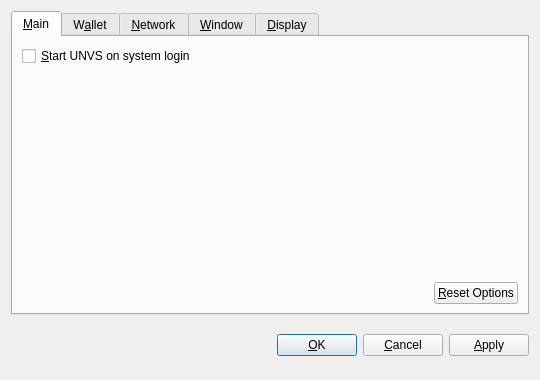
<?xml version="1.0" encoding="UTF-8"?>
<ui version="4.0">
 <class>OptionsDialog</class>
 <widget class="QDialog" name="OptionsDialog">
  <property name="geometry">
   <rect>
    <x>0</x>
    <y>0</y>
    <width>540</width>
    <height>380</height>
   </rect>
  </property>
  <property name="windowTitle">
   <string>Options</string>
  </property>
  <property name="modal">
   <bool>true</bool>
  </property>
  <layout class="QVBoxLayout" name="verticalLayout">
   <item>
    <widget class="QTabWidget" name="tabWidget">
     <property name="tabPosition">
      <enum>QTabWidget::North</enum>
     </property>
     <property name="currentIndex">
      <number>0</number>
     </property>
     <widget class="QWidget" name="tabMain">
      <attribute name="title">
       <string>&amp;Main</string>
      </attribute>
      <layout class="QVBoxLayout" name="verticalLayout_Main">
       <item>
        <widget class="QCheckBox" name="bitcoinAtStartup">
         <property name="toolTip">
          <string>Automatically start UNVS after logging in to the system.</string>
         </property>
         <property name="text">
          <string>&amp;Start UNVS on system login</string>
         </property>
        </widget>
       </item>
       <item>
        <spacer name="verticalSpacer_Main">
         <property name="orientation">
          <enum>Qt::Vertical</enum>
         </property>
         <property name="sizeHint" stdset="0">
          <size>
           <width>20</width>
           <height>40</height>
          </size>
         </property>
        </spacer>
       </item>
       <item>
        <layout class="QHBoxLayout" name="horizontalLayout_2_Main">
         <item>
          <spacer name="horizontalSpacer_2_Main">
           <property name="orientation">
            <enum>Qt::Horizontal</enum>
           </property>
           <property name="sizeHint" stdset="0">
            <size>
             <width>40</width>
             <height>20</height>
            </size>
           </property>
          </spacer>
         </item>
         <item>
          <widget class="QPushButton" name="resetButton">
           <property name="toolTip">
            <string>Reset all client options to default.</string>
           </property>
           <property name="text">
            <string>&amp;Reset Options</string>
           </property>
           <property name="autoDefault">
            <bool>false</bool>
           </property>
          </widget>
         </item>
        </layout>
       </item>
      </layout>
     </widget>
     <widget class="QWidget" name="tabWallet">
      <attribute name="title">
       <string>W&amp;allet</string>
      </attribute>
      <layout class="QVBoxLayout" name="verticalLayout_Network">
       <item>
        <widget class="QLabel" name="transactionFeeInfoLabel">
         <property name="text">
          <string>Optional transaction fee per kB that helps make sure your transactions are processed quickly. Most transactions are 1 kB.</string>
         </property>
         <property name="textFormat">
          <enum>Qt::PlainText</enum>
         </property>
         <property name="wordWrap">
          <bool>true</bool>
         </property>
        </widget>
       </item>
       <item>
        <layout class="QHBoxLayout" name="horizontalLayout_1_Main">
         <item>
          <widget class="QLabel" name="transactionFeeLabel">
           <property name="text">
            <string>Pay transaction &amp;fee</string>
           </property>
           <property name="textFormat">
            <enum>Qt::PlainText</enum>
           </property>
           <property name="buddy">
            <cstring>transactionFee</cstring>
           </property>
          </widget>
         </item>
         <item>
          <widget class="BitcoinAmountField" name="transactionFee"/>
         </item>
         <item>
          <spacer name="horizontalSpacer_1_Main">
           <property name="orientation">
            <enum>Qt::Horizontal</enum>
           </property>
           <property name="sizeHint" stdset="0">
            <size>
             <width>40</width>
             <height>20</height>
            </size>
           </property>
          </spacer>
         </item>
        </layout>
       </item>
       <item>
        <widget class="QLabel" name="label">
         <property name="text">
          <string>If you disable the spending of unconfirmed change, the change from a transaction cannot be used until that transaction has at least one confirmation. This also affects how your balance is computed.</string>
         </property>
         <property name="wordWrap">
          <bool>true</bool>
         </property>
        </widget>
       </item>
       <item>
        <widget class="QCheckBox" name="spendZeroConfChange">
         <property name="text">
          <string>Spend unconfirmed change  (experts only)</string>
         </property>
        </widget>
       </item>
       <item>
        <spacer name="verticalSpacer">
         <property name="orientation">
          <enum>Qt::Vertical</enum>
         </property>
         <property name="sizeHint" stdset="0">
          <size>
           <width>20</width>
           <height>40</height>
          </size>
         </property>
        </spacer>
       </item>
      </layout>
     </widget>
     <widget class="QWidget" name="tabNetwork">
      <attribute name="title">
       <string>&amp;Network</string>
      </attribute>
      <layout class="QVBoxLayout" name="verticalLayout_Network">
       <item>
        <widget class="QCheckBox" name="mapPortUpnp">
         <property name="toolTip">
          <string>Automatically open the UNVS client port on the router. This only works when your router supports UPnP and it is enabled.</string>
         </property>
         <property name="text">
          <string>Map port using &amp;UPnP</string>
         </property>
        </widget>
       </item>
       <item>
        <widget class="QCheckBox" name="connectSocks">
         <property name="toolTip">
          <string>Connect to the UNVS network through a SOCKS proxy (e.g. when connecting through Tor).</string>
         </property>
         <property name="text">
          <string>&amp;Connect through SOCKS proxy:</string>
         </property>
        </widget>
       </item>
       <item>
        <layout class="QHBoxLayout" name="horizontalLayout_Network">
         <item>
          <widget class="QLabel" name="proxyIpLabel">
           <property name="text">
            <string>Proxy &amp;IP:</string>
           </property>
           <property name="textFormat">
            <enum>Qt::PlainText</enum>
           </property>
           <property name="buddy">
            <cstring>proxyIp</cstring>
           </property>
          </widget>
         </item>
         <item>
          <widget class="QValidatedLineEdit" name="proxyIp">
           <property name="maximumSize">
            <size>
             <width>140</width>
             <height>16777215</height>
            </size>
           </property>
           <property name="toolTip">
            <string>IP address of the proxy (e.g. 127.0.0.1)</string>
           </property>
          </widget>
         </item>
         <item>
          <widget class="QLabel" name="proxyPortLabel">
           <property name="text">
            <string>&amp;Port:</string>
           </property>
           <property name="textFormat">
            <enum>Qt::PlainText</enum>
           </property>
           <property name="buddy">
            <cstring>proxyPort</cstring>
           </property>
          </widget>
         </item>
         <item>
          <widget class="QLineEdit" name="proxyPort">
           <property name="maximumSize">
            <size>
             <width>55</width>
             <height>16777215</height>
            </size>
           </property>
           <property name="toolTip">
            <string>Port of the proxy (e.g. 9050)</string>
           </property>
          </widget>
         </item>
         <item>
          <widget class="QLabel" name="socksVersionLabel">
           <property name="text">
            <string>SOCKS &amp;Version:</string>
           </property>
           <property name="textFormat">
            <enum>Qt::PlainText</enum>
           </property>
           <property name="buddy">
            <cstring>socksVersion</cstring>
           </property>
          </widget>
         </item>
         <item>
          <widget class="QValueComboBox" name="socksVersion">
           <property name="toolTip">
            <string>SOCKS version of the proxy (e.g. 5)</string>
           </property>
          </widget>
         </item>
         <item>
          <spacer name="horizontalSpacer_Network">
           <property name="orientation">
            <enum>Qt::Horizontal</enum>
           </property>
           <property name="sizeHint" stdset="0">
            <size>
             <width>40</width>
             <height>20</height>
            </size>
           </property>
          </spacer>
         </item>
        </layout>
       </item>
       <item>
        <spacer name="verticalSpacer_Network">
         <property name="orientation">
          <enum>Qt::Vertical</enum>
         </property>
         <property name="sizeHint" stdset="0">
          <size>
           <width>20</width>
           <height>40</height>
          </size>
         </property>
        </spacer>
       </item>
      </layout>
     </widget>
     <widget class="QWidget" name="tabWindow">
      <attribute name="title">
       <string>&amp;Window</string>
      </attribute>
      <layout class="QVBoxLayout" name="verticalLayout_Window">
       <item>
        <widget class="QCheckBox" name="minimizeToTray">
         <property name="toolTip">
          <string>Show only a tray icon after minimizing the window.</string>
         </property>
         <property name="text">
          <string>&amp;Minimize to the tray instead of the taskbar</string>
         </property>
        </widget>
       </item>
       <item>
        <widget class="QCheckBox" name="minimizeOnClose">
         <property name="toolTip">
          <string>Minimize instead of exit the application when the window is closed. When this option is enabled, the application will be closed only after selecting Quit in the menu.</string>
         </property>
         <property name="text">
          <string>M&amp;inimize on close</string>
         </property>
        </widget>
       </item>
       <item>
        <spacer name="verticalSpacer_Window">
         <property name="orientation">
          <enum>Qt::Vertical</enum>
         </property>
         <property name="sizeHint" stdset="0">
          <size>
           <width>20</width>
           <height>40</height>
          </size>
         </property>
        </spacer>
       </item>
      </layout>
     </widget>
     <widget class="QWidget" name="tabDisplay">
      <attribute name="title">
       <string>&amp;Display</string>
      </attribute>
      <layout class="QVBoxLayout" name="verticalLayout_Display">
       <item>
        <layout class="QHBoxLayout" name="horizontalLayout_1_Display">
         <item>
          <widget class="QLabel" name="langLabel">
           <property name="text">
            <string>User Interface &amp;language:</string>
           </property>
           <property name="textFormat">
            <enum>Qt::PlainText</enum>
           </property>
           <property name="buddy">
            <cstring>lang</cstring>
           </property>
          </widget>
         </item>
         <item>
          <widget class="QValueComboBox" name="lang">
           <property name="toolTip">
            <string>The user interface language can be set here. This setting will take effect after restarting UNVS.</string>
           </property>
          </widget>
         </item>
        </layout>
       </item>
       <item>
        <layout class="QHBoxLayout" name="horizontalLayout_2_Display">
         <item>
          <widget class="QLabel" name="unitLabel">
           <property name="text">
            <string>&amp;Unit to show amounts in:</string>
           </property>
           <property name="textFormat">
            <enum>Qt::PlainText</enum>
           </property>
           <property name="buddy">
            <cstring>unit</cstring>
           </property>
          </widget>
         </item>
         <item>
          <widget class="QValueComboBox" name="unit">
           <property name="toolTip">
            <string>Choose the default subdivision unit to show in the interface and when sending coins.</string>
           </property>
          </widget>
         </item>
        </layout>
       </item>
       <item>
        <widget class="QCheckBox" name="displayAddresses">
         <property name="toolTip">
          <string>Whether to show UNVS addresses in the transaction list or not.</string>
         </property>
         <property name="text">
          <string>&amp;Display addresses in transaction list</string>
         </property>
        </widget>
       </item>
       <item>
        <widget class="QCheckBox" name="coinControlFeatures">
         <property name="toolTip">
          <string>Whether to show coin control features or not.</string>
         </property>
         <property name="text">
          <string>Display coin &amp;control features (experts only!)</string>
         </property>
        </widget>
       </item>
       <item>
        <spacer name="verticalSpacer_Display">
         <property name="orientation">
          <enum>Qt::Vertical</enum>
         </property>
         <property name="sizeHint" stdset="0">
          <size>
           <width>20</width>
           <height>40</height>
          </size>
         </property>
        </spacer>
       </item>
      </layout>
     </widget>
    </widget>
   </item>
   <item>
    <layout class="QHBoxLayout" name="horizontalLayout_Buttons">
     <item>
      <spacer name="horizontalSpacer_1">
       <property name="orientation">
        <enum>Qt::Horizontal</enum>
       </property>
       <property name="sizeHint" stdset="0">
        <size>
         <width>40</width>
         <height>48</height>
        </size>
       </property>
      </spacer>
     </item>
     <item>
      <widget class="QLabel" name="statusLabel">
       <property name="font">
        <font>
         <weight>75</weight>
         <bold>true</bold>
        </font>
       </property>
       <property name="text">
        <string/>
       </property>
       <property name="textFormat">
        <enum>Qt::PlainText</enum>
       </property>
       <property name="wordWrap">
        <bool>true</bool>
       </property>
      </widget>
     </item>
     <item>
      <spacer name="horizontalSpacer_2">
       <property name="orientation">
        <enum>Qt::Horizontal</enum>
       </property>
       <property name="sizeHint" stdset="0">
        <size>
         <width>40</width>
         <height>48</height>
        </size>
       </property>
      </spacer>
     </item>
     <item>
      <widget class="QPushButton" name="okButton">
       <property name="text">
        <string>&amp;OK</string>
       </property>
      </widget>
     </item>
     <item>
      <widget class="QPushButton" name="cancelButton">
       <property name="text">
        <string>&amp;Cancel</string>
       </property>
       <property name="autoDefault">
        <bool>false</bool>
       </property>
      </widget>
     </item>
     <item>
      <widget class="QPushButton" name="applyButton">
       <property name="text">
        <string>&amp;Apply</string>
       </property>
       <property name="autoDefault">
        <bool>false</bool>
       </property>
      </widget>
     </item>
    </layout>
   </item>
  </layout>
 </widget>
 <customwidgets>
  <customwidget>
   <class>BitcoinAmountField</class>
   <extends>QSpinBox</extends>
   <header>bitcoinamountfield.h</header>
  </customwidget>
  <customwidget>
   <class>QValueComboBox</class>
   <extends>QComboBox</extends>
   <header>qvaluecombobox.h</header>
  </customwidget>
  <customwidget>
   <class>QValidatedLineEdit</class>
   <extends>QLineEdit</extends>
   <header>qvalidatedlineedit.h</header>
  </customwidget>
 </customwidgets>
 <resources/>
 <connections/>
</ui>
